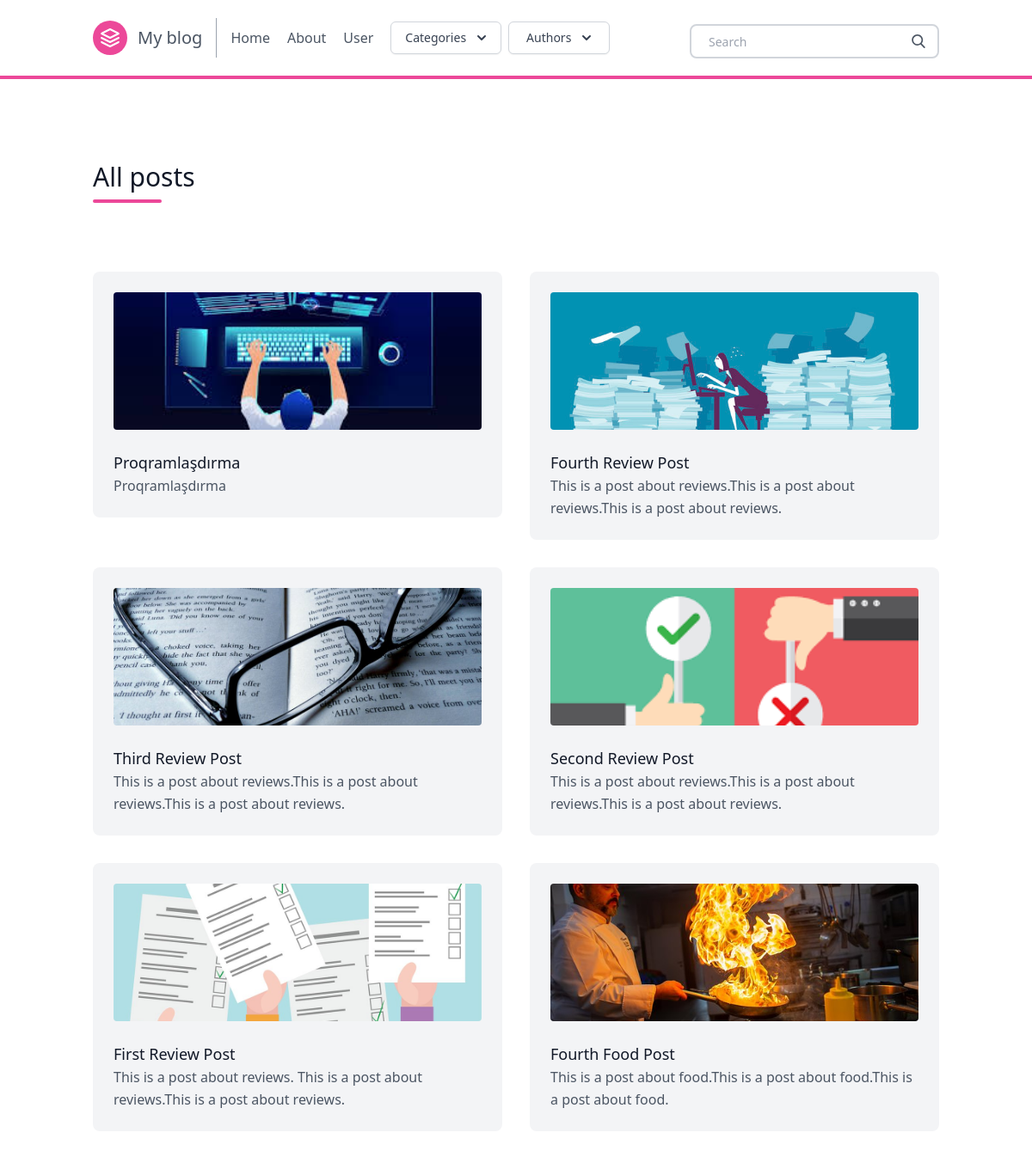
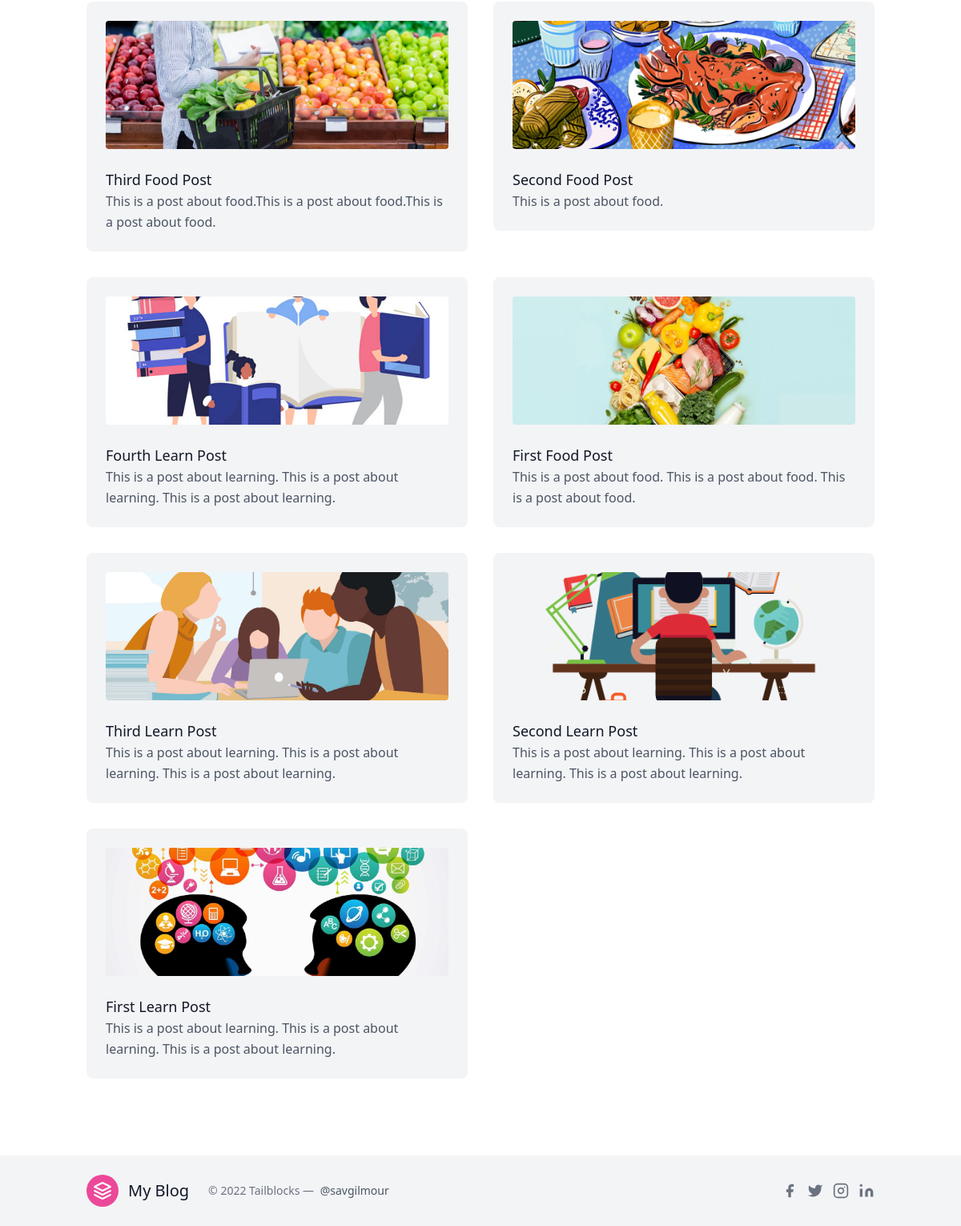
/posts/, run on the app's committed database (2 pictures, top to bottom).
### posts/models.py (models this page shows, shortened)
class Post(models.Model):
    title = models.CharField(max_length=100)
    slug = models.SlugField()
    overview = models.TextField()
    timestamp = models.DateTimeField(auto_now_add=True)
    content = models.TextField()
    author = models.ForeignKey(Author, on_delete=models.CASCADE)
    thumbnail = models.ImageField()
    categories = models.ManyToManyField(Category)
    featured = models.BooleanField()

### posts/views.py (the view)
# urls.py: path('posts/', allposts, name = 'allposts'),
def allposts(request):
    posts = Post.objects.order_by('-timestamp')
    context = {
        'posts': posts,
    }
    return render(request, 'all_posts.html', context)

### posts/templatetags/markdown_extras.py (called while the page is built)
@register.simple_tag
def get_categories():
    return Category.objects.all()

@register.simple_tag
def get_authors():
    return Author.objects.all()

### templates/all_posts.html (shortened to what this page needs)
{% extends 'base.html' %}
{% block content %}
<section class="text-gray-600 body-font">
    <div class="container px-5 py-24 mx-auto">
      <div class="flex flex-wrap w-full mb-20">
        <div class="lg:w-1/2 w-full mb-6 lg:mb-0">
          <h1 class="sm:text-3xl text-2xl font-medium title-font mb-2 text-gray-900">
            All posts </h1>
          <div class="h-1 w-20 bg-pink-500 rounded"></div>
        </div>
      </div>
      <div class="flex flex-wrap -m-4">
       {% for post in posts %}
        <div class="xl:w-1/4 md:w-1/2 p-4">
          <div class="bg-gray-100 p-6 rounded-lg">
            <img class="h-40 rounded w-full object-cover object-center mb-6" src="{{ post.thumbnail.url }}" alt="content">
            <a href="{% url 'post' post.slug %}" h2 class="text-lg text-gray-900 font-medium title-font mb-4">
              {{ post.title }}</a>
            <p class="leading-relaxed text-base">
              {{ post.overview }}</p>
          </div>
        </div>
       {% endfor %}
      </div>
    </div>
</section>
{% endblock content %}

### templates/base.html (shortened to what this page needs)
{% load static %}
<!doctype html>
<html>
  <head>
  <script src="https://cdn.tailwindcss.com"></script>
  </head>
  <body>
    {% include "navbar.html" %}
    {% block content %}
    {% endblock content %}
    {% include "footer.html" %}
  </body>
</html>

### templates/navbar.html (shortened to what this page needs)
{% load markdown_extras %}
    <header class="border-b-4 border-pink-500 text-gray-600 body-font">
    <div class="container mx-auto flex flex-wrap p-5 flex-col md:flex-row items-center">
      <a class="flex title-font font-medium items-center text-gray-900 mb-4 md:mb-0">
        <svg xmlns="http://www.w3.org/2000/svg" fill="none" stroke="currentColor" stroke-linecap="round" stroke-linejoin="round" stroke-width="2" class="w-10 h-10 text-white p-2 bg-pink-500 rounded-full" viewBox="0 0 24 24">
          <path d="M12 2L2 7l10 5 10-5-10-5zM2 17l10 5 10-5M2 12l10 5 10-5"></path>
        </svg>
        <a href="{% url 'homepage' %}" class="ml-3 text-xl">
          My blog</a>
      </a>
      <nav class="md:mr-auto md:ml-4 md:py-1 md:pl-4 md:border-l md:border-gray-400	flex flex-wrap items-center text-base justify-center">
        <a href="{% url 'homepage' %}" class="mr-5 hover:text-gray-900 rounded-lg hover:bg-pink-200 inline-flex items-center">
          Home
        </a>
        <a href="{% url 'about' %}" class="mr-5 hover:text-gray-900 rounded-lg hover:bg-pink-200 inline-flex items-center">
          About
        </a>
        <a href="{% url 'user' %}" class="mr-5 hover:text-gray-900 rounded-lg hover:bg-pink-200 inline-flex items-center">
          User
        </a>
<div x-data="{ open: false }" class="relative inline-block text-left">
  <div>
    <button @click="open = ! open" type="button" class="inline-flex justify-center w-full rounded-md border border-gray-300 shadow-sm px-4 py-2 bg-white text-sm font-medium text-gray-700 hover:bg-gray-50 focus:outline-none focus:ring-2 focus:ring-offset-2 focus:ring-offset-gray-100 focus:ring-indigo-500" id="menu-button" aria-expanded="true" aria-haspopup="true">
      Categories
      <svg class="-mr-1 ml-2 h-5 w-5" xmlns="http://www.w3.org/2000/svg" viewBox="0 0 20 20" fill="currentColor" aria-hidden="true">
        <path fill-rule="evenodd" d="M5.293 7.293a1 1 0 011.414 0L10 10.586l3.293-3.293a1 1 0 111.414 1.414l-4 4a1 1 0 01-1.414 0l-4-4a1 1 0 010-1.414z" clip-rule="evenodd" />
      </svg>
    </button>
  </div>
</div>
<div x-data="{ open: false }" class="relative inline-block text-center">
  <div>
    <button @click="open = ! open" type="button" class="ml-2 inline-flex justify-center w-full rounded-md border border-gray-300 shadow-sm px-4 py-2 bg-white text-sm font-medium text-gray-700 hover:bg-gray-50 focus:outline-none focus:ring-2 focus:ring-offset-2 focus:ring-offset-gray-100 focus:ring-indigo-500" id="menu-button-authors" aria-expanded="true" aria-haspopup="true">
      Authors
      <svg class="-mr-1 ml-2 h-5 w-5" xmlns="http://www.w3.org/2000/svg" viewBox="0 0 20 20" fill="currentColor" aria-hidden="true">
        <path fill-rule="evenodd" d="M5.293 7.293a1 1 0 011.414 0L10 10.586l3.293-3.293a1 1 0 111.414 1.414l-4 4a1 1 0 01-1.414 0l-4-4a1 1 0 010-1.414z" clip-rule="evenodd" />
      </svg>
    </button>
  </div>
</div>
      </nav>
      <form action ="{% url 'search' %}" class ="search-form">
        <div class="pt-2 relative mx-auto text-gray-600">
          <input class="border-2 border-gray-300 bg-white h-10 px-5 pr-16 rounded-lg text-sm focus:outline-none"
            type="text" name="q" placeholder="Search">
          <button type="submit" class="absolute right-0 top-0 mt-5 mr-4">
          </button>
        </div>
      </form>
    </div>
    </header>

### templates/footer.html (shortened to what this page needs)
    <div class="bg-gray-100">
      <div class="container px-5 py-6 mx-auto flex items-center sm:flex-row flex-col">
        <a class="flex title-font font-medium items-center md:justify-start justify-center text-gray-900">
          <svg xmlns="http://www.w3.org/2000/svg" fill="none" stroke="currentColor" stroke-linecap="round" stroke-linejoin="round" stroke-width="2" class="w-10 h-10 text-white p-2 bg-pink-500 rounded-full" viewBox="0 0 24 24">
            <path d="M12 2L2 7l10 5 10-5-10-5zM2 17l10 5 10-5M2 12l10 5 10-5"></path>
          </svg>
          <span class="ml-3 text-xl">My Blog</span>
        </a>
        <p class="text-sm text-gray-500 sm:ml-6 sm:mt-0 mt-4">© 2022 Tailblocks —
          <a href="https://twitter.com/knyttneve" rel="noopener noreferrer" class="text-gray-600 ml-1" target="_blank">@savgilmour</a>
        </p>
        <span class="inline-flex sm:ml-auto sm:mt-0 mt-4 justify-center sm:justify-start">
          <button class="text-gray-500">
            <svg fill="currentColor" stroke-linecap="round" stroke-linejoin="round" stroke-width="2" class="w-5 h-5" viewBox="0 0 24 24">
              <path d="M18 2h-3a5 5 0 00-5 5v3H7v4h3v8h4v-8h3l1-4h-4V7a1 1 0 011-1h3z"></path>
            </svg>
          </button>
          <button class="ml-3 text-gray-500">
            <svg fill="currentColor" stroke-linecap="round" stroke-linejoin="round" stroke-width="2" class="w-5 h-5" viewBox="0 0 24 24">
              <path d="M23 3a10.9 10.9 0 01-3.14 1.53 4.48 4.48 0 00-7.86 3v1A10.66 10.66 0 013 4s-4 9 5 13a11.64 11.64 0 01-7 2c9 5 20 0 20-11.5a4.5 4.5 0 00-.08-.83A7.72 7.72 0 0023 3z"></path>
            </svg>
          </button>
          <button class="ml-3 text-gray-500">
            <svg fill="none" stroke="currentColor" stroke-linecap="round" stroke-linejoin="round" stroke-width="2" class="w-5 h-5" viewBox="0 0 24 24">
              <rect width="20" height="20" x="2" y="2" rx="5" ry="5"></rect>
              <path d="M16 11.37A4 4 0 1112.63 8 4 4 0 0116 11.37zm1.5-4.87h.01"></path>
            </svg>
          </button>
          <button class="ml-3 text-gray-500">
            <svg fill="currentColor" stroke="currentColor" stroke-linecap="round" stroke-linejoin="round" stroke-width="0" class="w-5 h-5" viewBox="0 0 24 24">
              <path stroke="none" d="M16 8a6 6 0 016 6v7h-4v-7a2 2 0 00-2-2 2 2 0 00-2 2v7h-4v-7a6 6 0 016-6zM2 9h4v12H2z"></path>
              <circle cx="4" cy="4" r="2" stroke="none"></circle>
            </svg>
          </button>
        </span>
      </div>
    </div>

### data on the page
Post: thumbnail (picture), title "Proqramlaşdırma", overview "Proqramlaşdırma"
Post: thumbnail (picture), title "Fourth Review Post", overview "This is a post about reviews.This is a post about reviews.This is a post about reviews."
Post: thumbnail (picture), title "Third Review Post", overview "This is a post about reviews.This is a post about reviews.This is a post about reviews."
Post: thumbnail (picture), title "Second Review Post", overview "This is a post about reviews.This is a post about reviews.This is a post about reviews."
Post: thumbnail (picture), title "First Review Post", overview "This is a post about reviews. This is a post about reviews.This is a post about reviews."
Post: thumbnail (picture), title "Fourth Food Post", overview "This is a post about food.This is a post about food.This is a post about food."
Post: thumbnail (picture), title "Third Food Post", overview "This is a post about food.This is a post about food.This is a post about food."
Post: thumbnail (picture), title "Second Food Post", overview "This is a post about food."
Post: thumbnail (picture), title "Fourth Learn Post", overview "This is a post about learning. This is a post about learning. This is a post about learning."
Post: thumbnail (picture), title "First Food Post", overview "This is a post about food. This is a post about food. This is a post about food."
Post: thumbnail (picture), title "Third Learn Post", overview "This is a post about learning. This is a post about learning. This is a post about learning."
Post: thumbnail (picture), title "Second Learn Post", overview "This is a post about learning. This is a post about learning. This is a post about learning."
Post: thumbnail (picture), title "First Learn Post", overview "This is a post about learning. This is a post about learning. This is a post about learning."
